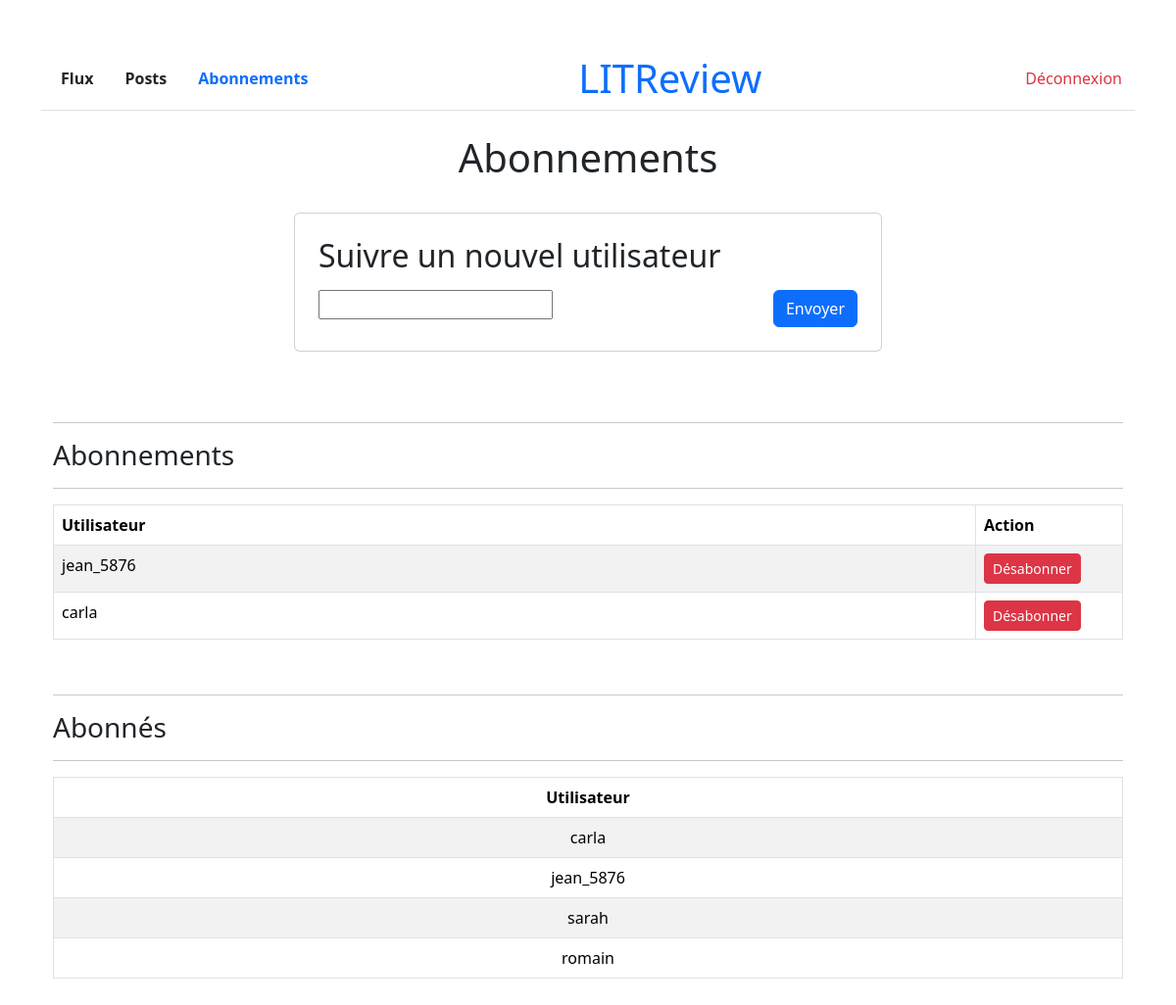
The page /subscriptions/ (signed in) on the database as committed earlier.
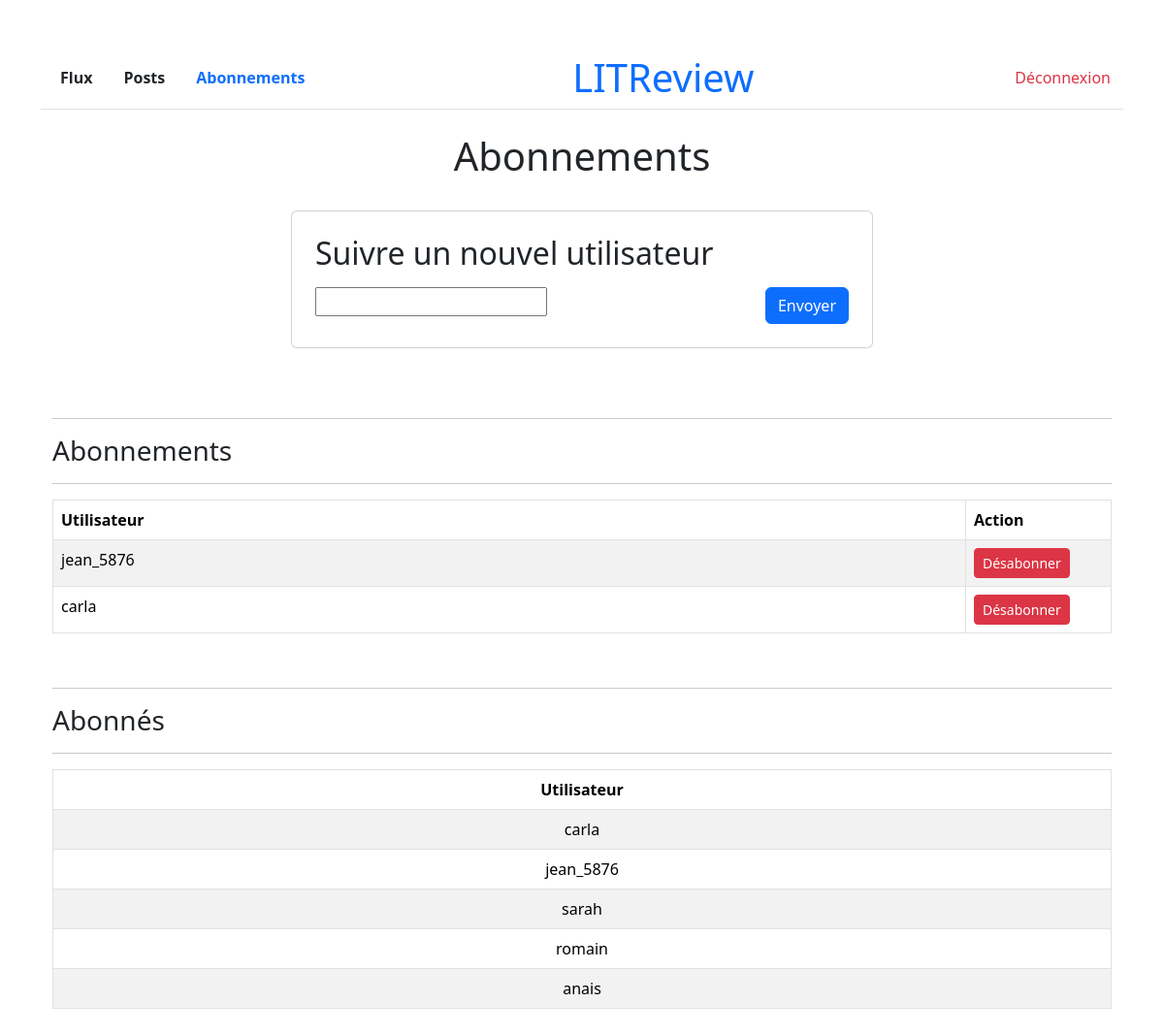
The same page on the database as committed later.
### reviews/models.py (models this page shows, shortened)
class UserFollows(models.Model):
    user = models.ForeignKey(
        to=settings.AUTH_USER_MODEL,
        on_delete=models.CASCADE,
        related_name='following',
        verbose_name="Utilisateur"
    )
    followed_user = models.ForeignKey(
        to=settings.AUTH_USER_MODEL,
        on_delete=models.CASCADE,
        related_name='followed_by',
        verbose_name="Utilisateur suivi"
    )
    class Meta:
        unique_together = ('user', 'followed_user')
        verbose_name = "Abonnement"

class User(AbstractUser):
    class Meta:
        verbose_name = "Utilisateur"

### reviews/views.py (the view)
# urls.py: path('subscriptions/', views.subscriptions_view, name='subscriptions'),
@login_required
def subscriptions_view(request):
    if request.method == 'POST':
        form = FollowUserForm(request.POST, current_user=request.user)
        if form.is_valid():
            username = form.cleaned_data['username']
            user_to_follow = User.objects.get(username=username)
            UserFollows.objects.create(user=request.user,
                                       followed_user=user_to_follow)
            messages.success(request, f"Vous suivez maintenant {username}.")
            return redirect('subscriptions')
    else:
        form = FollowUserForm(current_user=request.user)
    following = UserFollows.objects.filter(
        user=request.user).select_related('followed_user')
    followers = UserFollows.objects.filter(
        followed_user=request.user).select_related('user')
    context = {
        'form': form,
        'following': following,
        'followers': followers
    }
    return render(request, 'reviews/subscriptions.html', context)

### reviews/forms.py (shortened to what this page needs)
class FollowUserForm(forms.Form):
    username = forms.CharField(
        max_length=150,
        required=True,
        widget=forms.TextInput(attrs={
            'class': 'form-input', 'autofocus': True}),
        label="Nom d'utilisateur"
    )
    def __init__(self, *args, **kwargs):
        self.current_user = kwargs.pop(
            'current_user', None)
        super().__init__(*args, **kwargs)

### reviews/templates/reviews/subscriptions.html (shortened to what this page needs)
{% extends 'reviews/base.html' %}
{% block content %}
<div class="container">
    <h1 style="text-align: center; margin-bottom: 32px;">
         Abonnements
    </h1>
    <div class="card" style="padding: 24px; margin-bottom: 32px; max-width: 600px; margin-left: auto; margin-right: auto;">
        <h2 style="margin-bottom: 16px;">Suivre un nouvel utilisateur</h2>
        <form method="post" style="display: flex; gap: 16px;">
            <div style="flex: 1;">
                {{ form.username }}
            </div>
            <button type="submit" class="btn btn-primary">Envoyer</button>
        </form>
    </div>
    <br> <hr>
    <div class="subscriptions-grid">
        <div class="subscription-section">
            <h3> Abonnements </h3>
            <hr>
            {% if following %}
                <table class="table table-bordered table-striped">
                    <thead>
                        <tr>
                            <th>Utilisateur</th>
                            <th style="width: 150px;">Action</th>
                        </tr>
                    </thead>
                    <tbody>
                        {% for follow in following %}
                        <tr>
                            <td>{{ follow.followed_user.username }}</td>
                            <td>
                                <form method="post" action="{% url 'unfollow_user' follow.followed_user.id %}">
                                    <button type="submit" class="btn btn-danger btn-sm">
                                        Désabonner
                                    </button>
                                </form>
                            </td>
                        </tr>
                    {% endfor %}
                    </tbody>
                </table>
            {% else %}
                <p style="padding: 16px 0;">
                    Vous ne suivez personne pour le moment.
                </p>
            {% endif %}
        </div>
        <br> <hr>
        <div class="subscription-section">
            <h3> Abonnés</h3>
            <hr>
            {% if followers %}
                <table class="table table-bordered table-striped text-center">
    <thead>
        <tr>
            <th>Utilisateur</th>
        </tr>
    </thead>
    <tbody>
        {% for follower in followers %}
        <tr>
            <td>{{ follower.user.username }}</td>
        </tr>
        {% endfor %}
    </tbody>
</table>
            {% else %}
                <p style="padding: 16px 0;">
                    Personne ne vous suit pour le moment.
                </p>
            {% endif %}
        </div>
    </div>
</div>
{% endblock %}

### reviews/templates/reviews/base.html (shortened to what this page needs)
{% load static %}
<!DOCTYPE html>
<html lang="fr">
<head>
    <link href="https://cdn.jsdelivr.net/npm/bootstrap@5.3.3/dist/css/bootstrap.min.css"
          rel="stylesheet"
>
</head>
<body class="container py-5">
  {% block navbar %}
    <nav class="navbar navbar-expand-lg navbar-light bg-white border-bottom mb-4">
        <div class="container">
            <div class="navbar-nav d-flex flex-row w-100 justify-content-between align-items-center">
                <div class="d-flex gap-3">
                    <a class="nav-link fw-semibold {% if request.resolver_match.url_name == 'feed' %}text-primary{% else %}text-dark{% endif %}"
                       href="{% url 'feed' %}">Flux</a>
                    <a class="nav-link fw-semibold {% if request.resolver_match.url_name == 'posts' %}text-primary{% else %}text-dark{% endif %}"
                       href="{% url 'posts' %}">Posts</a>
                    <a class="nav-link fw-semibold {% if request.resolver_match.url_name == 'subscriptions' %}text-primary{% else %}text-dark{% endif %}"
                       href="{% url 'subscriptions' %}">Abonnements</a>
                </div>
                <h1 class="text-primary m-0">LITReview</h1>
                {% if user.is_authenticated %}
                    <form method="post" action="{% url 'logout' %}" class="m-0">
                        <button type="submit" class="btn btn-link text-danger text-decoration-none p-0">
                            Déconnexion
                        </button>
                    </form>
                {% endif %}
            </div>
        </div>
    </nav>
    {% endblock navbar %}
    {% block content %}{% endblock %}
</body>
</html>

Rows that differ between the two databases and show on the page:
added UserFollows: user.username "anais", shown under "Abonnés"
